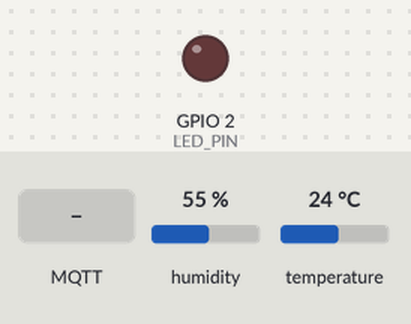
The sketch below on a simulated ESP32. On the bench: output pins drawn as LEDs (lit = HIGH). The inputs (shaded band) are chosen by the test bench; at power-on: temperature 24 °C, humidity 55 %. WiFi joins after 1.5 s; servers stay silent unless stated; no MQTT or app messages arrive unless stated; what the sketch prints to the serial monitor is not drawn.

Above: at 5.1 s.
5.2 s: MQTT message "1" arrives on the first subscribed topic
At 6.5 s:
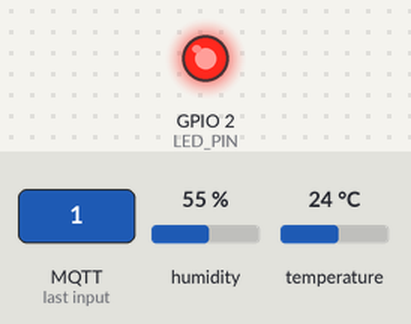
13.0 s: temperature set to 36.8 °C
16.2 s: temperature set to 37.8 °C
At 20.6 s:
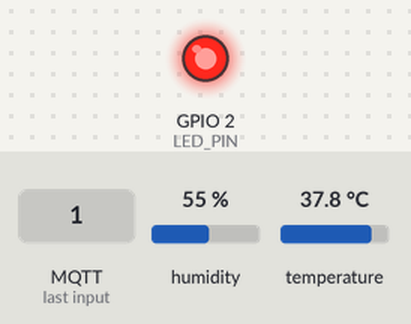
21.5 s: temperature set to 12 °C
At 25.7 s:
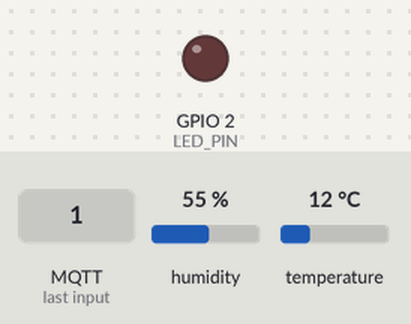
Timing chart, 0 to 27.2 s (numbered marks = the images above; inputs shaded):
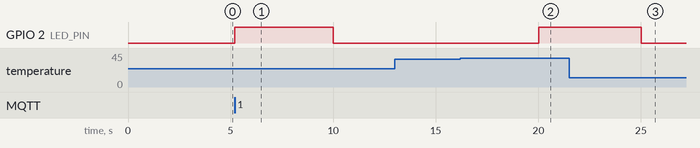

Measured:
- after the input at 5.2 s, GPIO 2 (LED_PIN): LOW → HIGH at once, → LOW 4.8 s later
- after the input at 13.0 s, every drawn part: stays the same
- after the input at 16.2 s, GPIO 2 (LED_PIN): LOW → HIGH after 3.8 s
- after the input at 21.5 s, GPIO 2 (LED_PIN): HIGH → LOW after 3.5 s

The sketch:

sketch.ino
```cpp
#include <WiFi.h>
#include <PubSubClient.h>
#include "DHTesp.h"

// Sensor DHT22
const int DHT_PIN = 15;
DHTesp dhtSensor;

// WiFi - Wokwi
const char* ssid = "Wokwi-GUEST";
const char* password = "";

// MQTT HiveMQ
const char* mqtt_server = "broker.hivemq.com";

// Topics
const char* topic_febre = "ruan/febre";
const char* topic_temp  = "ruan/temperatura";
const char* topic_estado = "ruan/estado";

// LED
const int LED_PIN = 2;

// Controle
WiFiClient espClient;
PubSubClient client(espClient);

// Controle de tempo
unsigned long lastMsg = 0;
bool sistemaPronto = false;

// ========= NOVO: TEMPO DO ENVIO DE COMANDO =========
unsigned long t_envio_comando = 0;


// ===================================================
//  WiFi
// ===================================================
void setup_wifi() {
  Serial.println("\n=== CONFIG WiFi ===");
  WiFi.mode(WIFI_STA);
  WiFi.disconnect(true);
  delay(800);

  WiFi.begin(ssid, password);
  Serial.println("Conectando...");

  int tent = 0;
  while (WiFi.status() != WL_CONNECTED && tent < 25) {
    delay(400);
    Serial.print(".");
    tent++;
  }

  if (WiFi.status() == WL_CONNECTED) {
    Serial.println("\nWiFi OK!");
    sistemaPronto = true;
  } else {
    Serial.println("\nFalha no WiFi");
    sistemaPronto = false;
  }
}


// ===================================================
//  CALLBACK MQTT
// ===================================================
void callback(char* topic, byte* payload, unsigned int length)
{
  unsigned long t_recebida = micros();

  Serial.print("\n📨 Mensagem recebida [");
  Serial.print(topic);
  Serial.print("]: ");

  String msg = "";
  for (int i = 0; i < length; i++) msg += (char)payload[i];
  Serial.println(msg);

  // Ação do LED
  if (msg == "1")
    digitalWrite(LED_PIN, HIGH);
  else
    digitalWrite(LED_PIN, LOW);

  // ======== Tempo comando → LED ========
  float t_atuador_ms = (micros() - t_recebida) / 1000.0;
  Serial.print("⏱️ Tempo comando MQTT → LED: ");
  Serial.print(t_atuador_ms);
  Serial.println(" ms");

  // ======== Tempo envio comando → retorno ========
  if (t_envio_comando > 0) {
    float t_retorno_ms = (t_recebida - t_envio_comando) / 1000.0;
    Serial.print("📡 Tempo envio comando MQTT → recebimento no ESP32: ");
    Serial.print(t_retorno_ms);
    Serial.println(" ms");

    t_envio_comando = 0;  // limpa
  }
}


// ===================================================
//  Reconectar MQTT
// ===================================================
void reconnectMQTT() {
  if (!sistemaPronto) return;

  Serial.print("Conectando ao MQTT...");
  if (client.connect("ESP32-Febre")) {
    Serial.println("OK!");
    client.subscribe(topic_febre);
  } else {
    Serial.println("FALHA");
  }
}


// ===================================================
//  SETUP
// ===================================================
void setup() {
  Serial.begin(115200);
  delay(1500);

  pinMode(LED_PIN, OUTPUT);
  dhtSensor.setup(DHT_PIN, DHTesp::DHT22);

  setup_wifi();

  if (sistemaPronto) {
    client.setServer(mqtt_server, 1883);
    client.setCallback(callback);
    reconnectMQTT();
  }

  Serial.println("Sistema iniciado.\n");
}


// ===================================================
//  LOOP PRINCIPAL
// ===================================================
void loop() {
  if (sistemaPronto && !client.connected()) reconnectMQTT();
  if (sistemaPronto) client.loop();

  if (millis() - lastMsg > 5000) {
    lastMsg = millis();

    // ======== Leitura do sensor ========
    unsigned long t_sensor_lido = micros();
    TempAndHumidity d = dhtSensor.getTempAndHumidity();

    if (isnan(d.temperature)) {
      Serial.println("Sensor falhou!");
      return;
    }

    float temperatura = d.temperature;
    bool febre = temperatura >= 37.5;

    // LED local
    digitalWrite(LED_PIN, febre ? HIGH : LOW);

    // ======== Envio MQTT ========
    if (client.connected()) {

      client.publish(topic_temp, String(temperatura).c_str());
      client.publish(topic_estado, febre ? "1" : "0");

      // MARCA TEMPO DO COMANDO ENVIADO
      t_envio_comando = micros();
      client.publish(topic_febre, febre ? "1" : "0");

      // ======== Sensor → MQTT ========
      float t_sensor_ms = (micros() - t_sensor_lido) / 1000.0;

      Serial.println("\n📊 SENSOR → MQTT:");
      Serial.print("⏱️ Tempo leitura → envio MQTT: ");
      Serial.print(t_sensor_ms);
      Serial.println(" ms");
      Serial.println("=============================");
    }
  }
}
```
